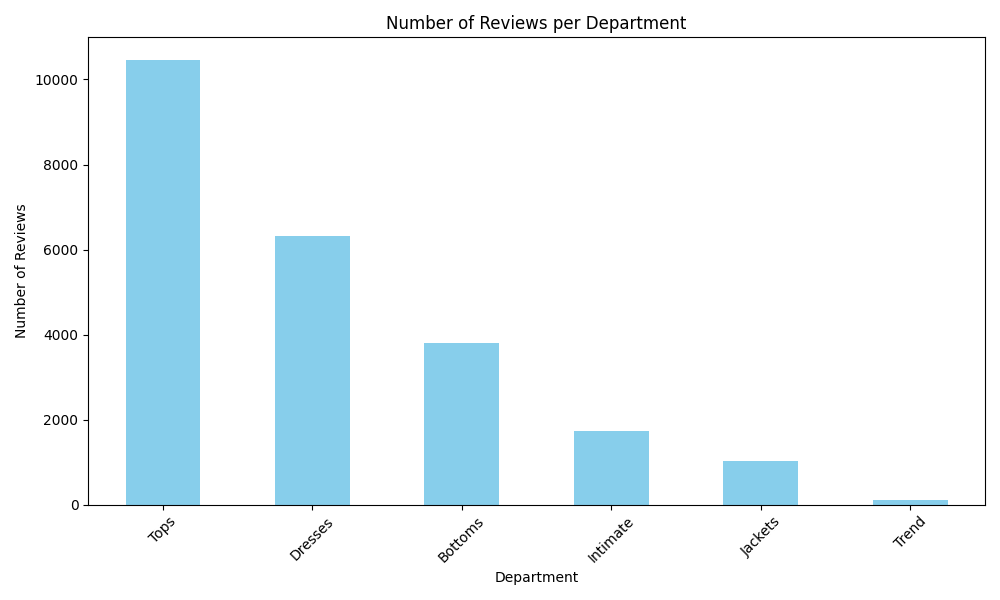

The script that saved this image:
import pandas as pd
import matplotlib.pyplot as plt
from subprocess import run

data = pd.read_csv('wc.csv')

department_reviews = data['Department Name'].value_counts()

plt.figure(figsize=(10, 6))
department_reviews.plot(kind='bar', color='skyblue')
plt.title('Number of Reviews per Department')
plt.xlabel('Department')
plt.ylabel('Number of Reviews')
plt.xticks(rotation=45)
plt.tight_layout()


plt.savefig('vis.png')


run(["python", "model.py", 'wc.csv'])
